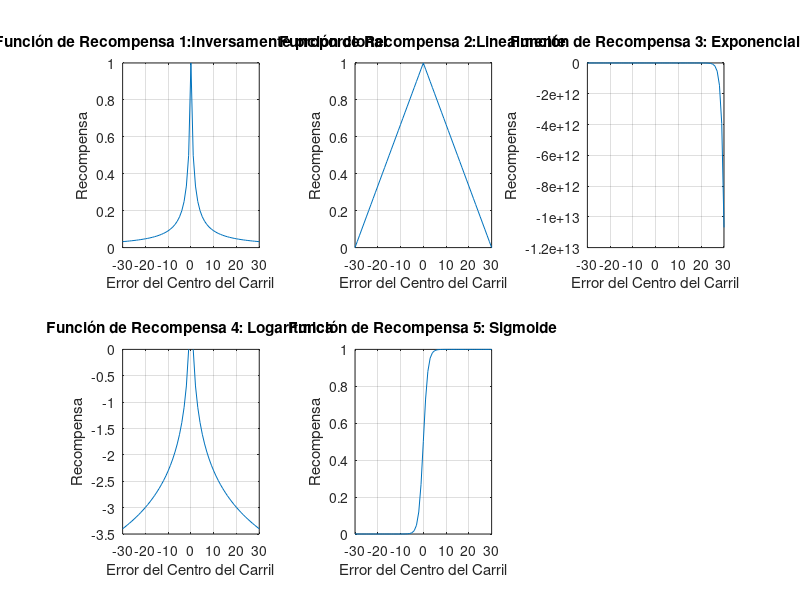

The MATLAB script that drew this image: (Note: this script raises an error after producing the figure.)

error_values = -30:30;

min_error = 0
max_error = max(error_values)
normalized_error = (error_values - min_error) / (max_error - min_error)
% 
% 
reward1 = 1 ./ (1 + abs(error_values));
reward2 = 1-abs(normalized_error);
reward3 = -exp(error_values);
reward4 = -log(error_values);
reward5 = 1./(1 + exp(-error_values));


% 
% % Crear una figura con dos subplots
figure;
% 
% % Subplot 1: Función de Recompensa 1
subplot(2, 3, 1);
plot(error_values, reward1);
xlabel('Error del Centro del Carril')
ylabel('Recompensa')
title('Función de Recompensa 1:Inversamente proporcional')
grid on
% 
% % Subplot 2: Función de Recompensa 2
subplot(2, 3, 2);
plot(error_values, reward2);
xlabel('Error del Centro del Carril')
ylabel('Recompensa')
title('Función de Recompensa 2:Linealmente')
grid on

subplot(2, 3, 3);
plot(error_values, reward3);
xlabel('Error del Centro del Carril')
ylabel('Recompensa')
title('Función de Recompensa 3: Exponencial')
grid on

subplot(2, 3, 4);
plot(error_values, reward4);
xlabel('Error del Centro del Carril')
ylabel('Recompensa')
title('Función de Recompensa 4: Logaritmica')
grid on

subplot(2, 3, 5);
plot(error_values, reward5);
xlabel('Error del Centro del Carril')
ylabel('Recompensa')
title('Función de Recompensa 5: Sigmoide')
grid on
% 
% % Ajustar el espaciado entre subplots
sgtitle('Representación de Funciones de Recompensa')

